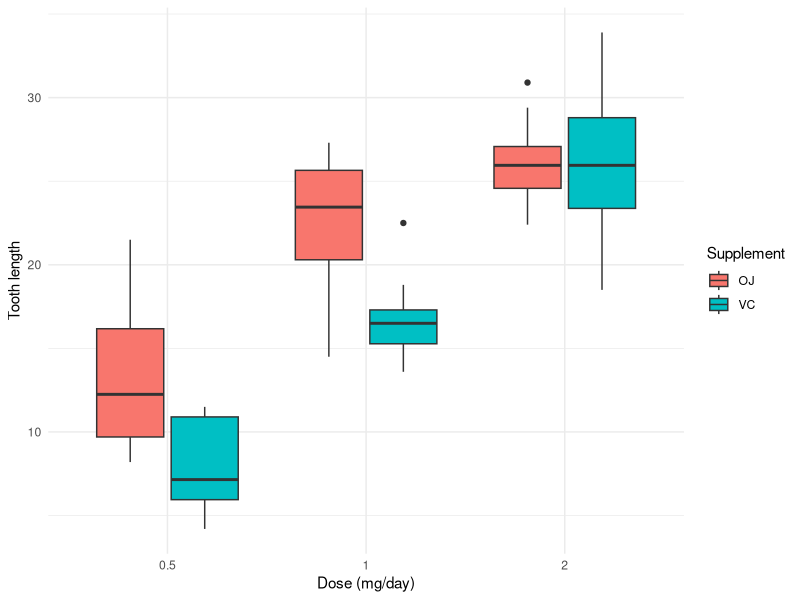

This figure's R source:
## ---- chunk 1
knitr::opts_chunk$set(echo = FALSE, fig.width = 6, fig.height = 3, fig.align = "center")
library(ggplot2); data(ToothGrowth)
tg <- ToothGrowth; tg$dose <- factor(tg$dose)
## ---- chunk 2
agg <- aggregate(len ~ supp + dose, tg, function(x) c(n = length(x), mean = mean(x), sd = sd(x)))
knitr::kable(do.call(data.frame, agg), digits = 2,
             col.names = c("Supp", "Dose", "n", "Mean len", "SD"))
## ---- chunk 3
ggplot(tg, aes(dose, len, fill = supp)) + geom_boxplot() +
  labs(x = "Dose (mg/day)", y = "Tooth length", fill = "Supplement") + theme_minimal()
## ---- chunk 4
res <- function(x, y, paired = FALSE) {
  t <- t.test(x, y, paired = paired)
  c(diff = unname(t$estimate[1] - t$estimate[2]), lo = t$conf.int[1], hi = t$conf.int[2], p = t$p.value)
}
L <- function(s, d) tg$len[tg$supp == s & tg$dose == d]
rows <- list(
  "OJ vs VC, all doses" = res(tg$len[tg$supp=="OJ"], tg$len[tg$supp=="VC"]),
  "OJ vs VC, dose 0.5"  = res(L("OJ","0.5"), L("VC","0.5")),
  "OJ vs VC, dose 1"    = res(L("OJ","1"),   L("VC","1")),
  "OJ vs VC, dose 2"    = res(L("OJ","2"),   L("VC","2")),
  "Dose 1 vs 0.5 (all supp)" = res(tg$len[tg$dose=="1"], tg$len[tg$dose=="0.5"]),
  "Dose 2 vs 1 (all supp)"   = res(tg$len[tg$dose=="2"], tg$len[tg$dose=="1"]),
  "Dose 2 vs 0.5 (all supp)" = res(tg$len[tg$dose=="2"], tg$len[tg$dose=="0.5"]))
tab <- do.call(rbind, rows)
tab <- data.frame(Comparison = rownames(tab), round(tab, 3), row.names = NULL)
tab$p <- ifelse(tab$p < 0.001, "<0.001", format(round(tab$p, 3), nsmall = 3))
knitr::kable(tab, col.names = c("Comparison", "Mean diff", "CI low", "CI high", "p-value"))
